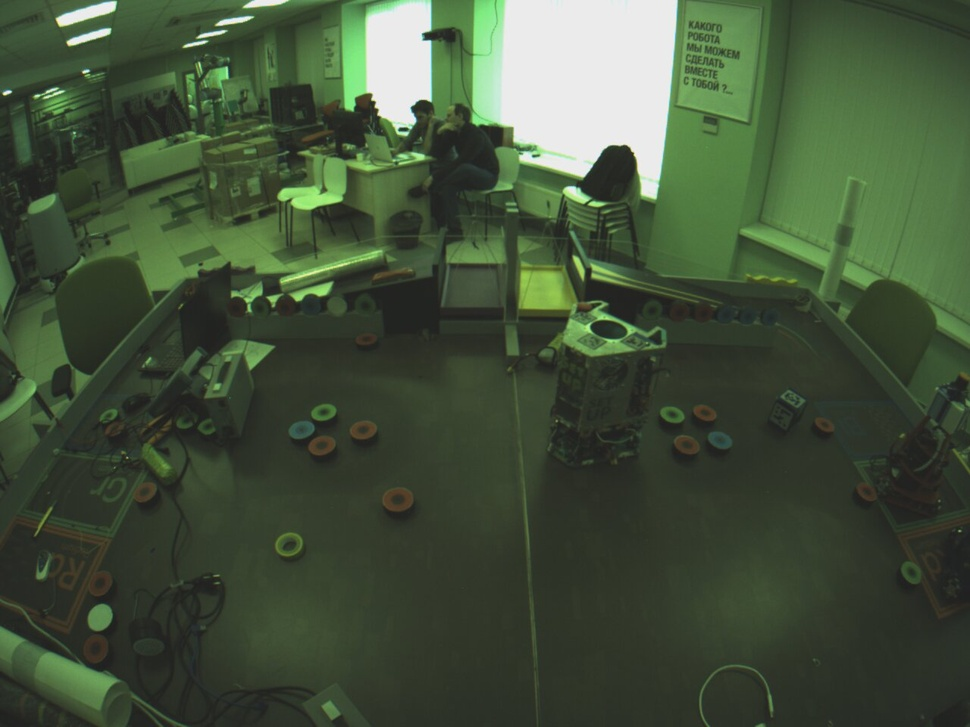
#> input picture distantion/test_images/1.jpg, 970 x 727 px, shrunk from 1280 x 960 before the run
$ python test4.py   (older library calls are emulated)
#> lines starting #> are read from the running program, lines starting #| are printed output that depends on the picture
import numpy as np
import cv2
from matplotlib import pyplot as plt

img1 = cv2.imread('test_images/1.jpg',0)          # queryImage
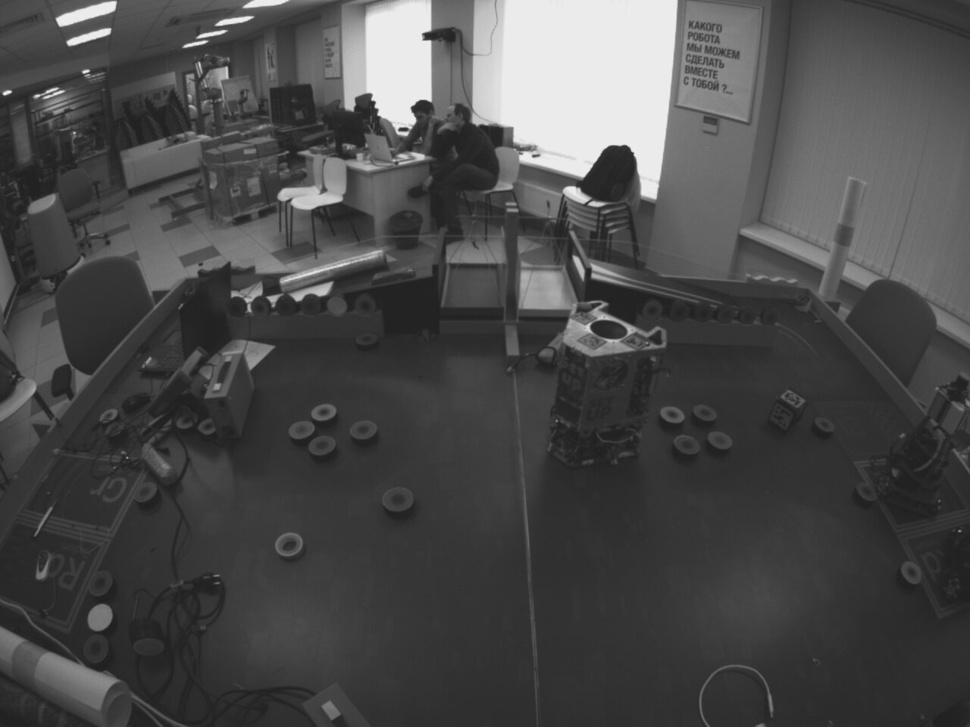
#> img1: shape (727, 970); min 28, max 244, mean 74.8
img2 = cv2.imread('test_images/2.jpg',0) # trainImage
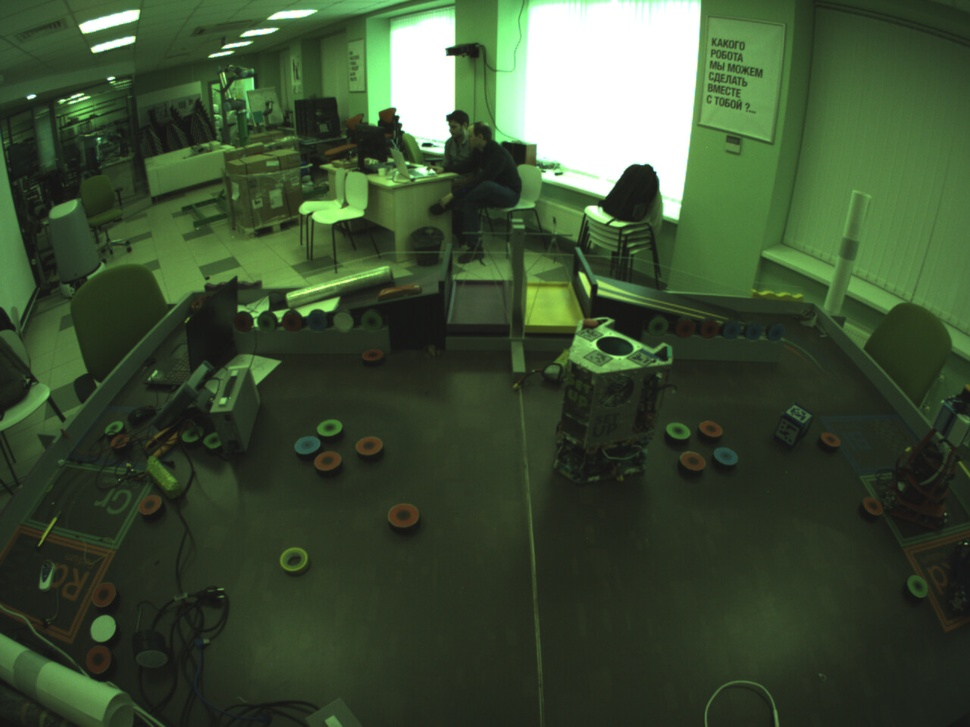
#> input picture distantion/test_images/2.jpg, 970 x 727 px, shrunk from 1280 x 960 before the run
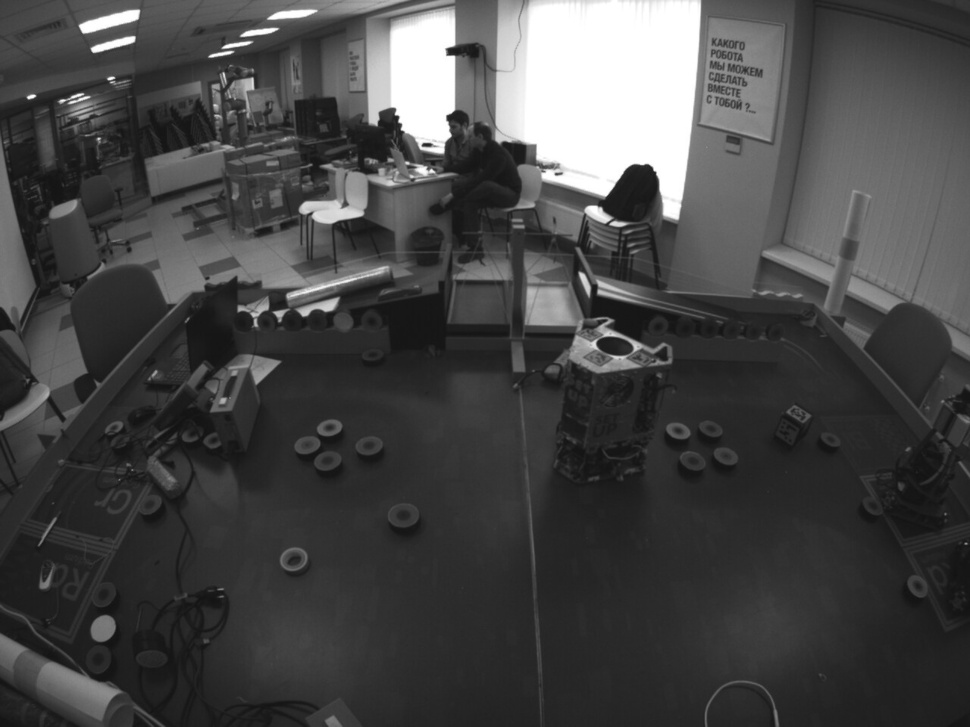
#> img2: shape (727, 970); min 16, max 255, mean 70.7

# Initiate SIFT detector
orb = cv2.ORB()

# find the keypoints and descriptors with SIFT
kp1, des1 = orb.detectAndCompute(img1,None)
#> kp1 = 500 keypoints; strongest (x, y, size): (399, 130, 31), (374, 102, 31), (413, 107, 77.1), (412, 107, 92.6)
kp2, des2 = orb.detectAndCompute(img2,None)
#> kp2 = 500 keypoints; strongest (x, y, size): (448, 117, 44.6), (448, 118, 53.6), (423, 145, 31), (398, 117, 31)
# create BFMatcher object
bf = cv2.BFMatcher(cv2.NORM_HAMMING, crossCheck=True)

# Match descriptors.
matches = bf.match(des1,des2)
#> matches = 322 matches

# Sort them in the order of their distance.
matches = sorted(matches, key = lambda x:x.distance)

# Draw first 10 matches.
#> (the run stopped early here; a loop or call above may not have finished)
